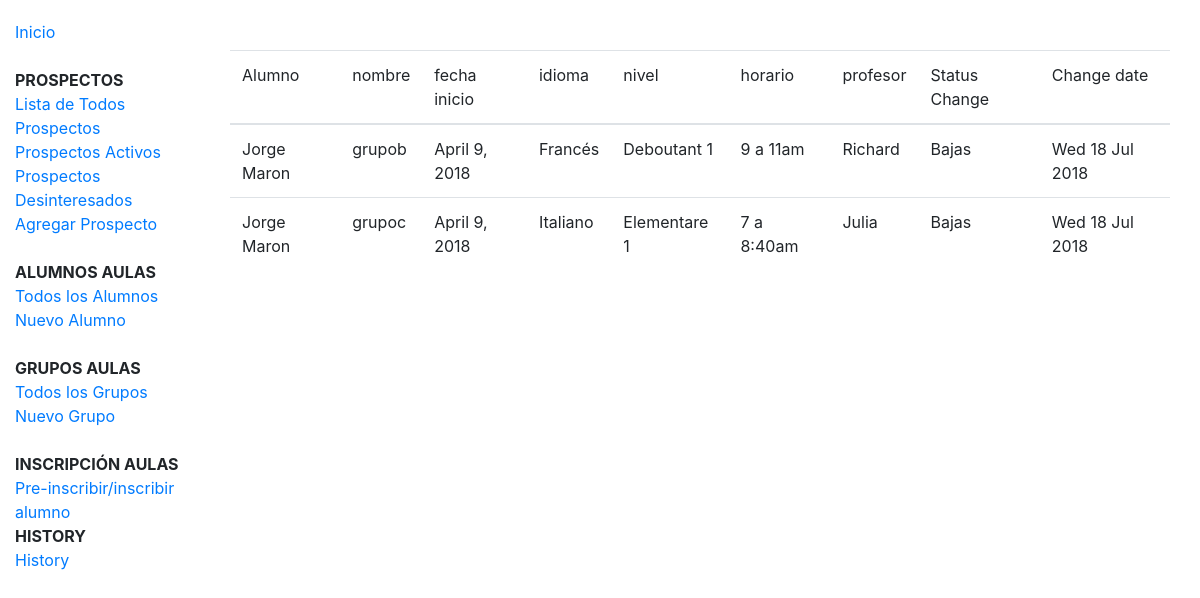
The app's page /history/all/, older data.
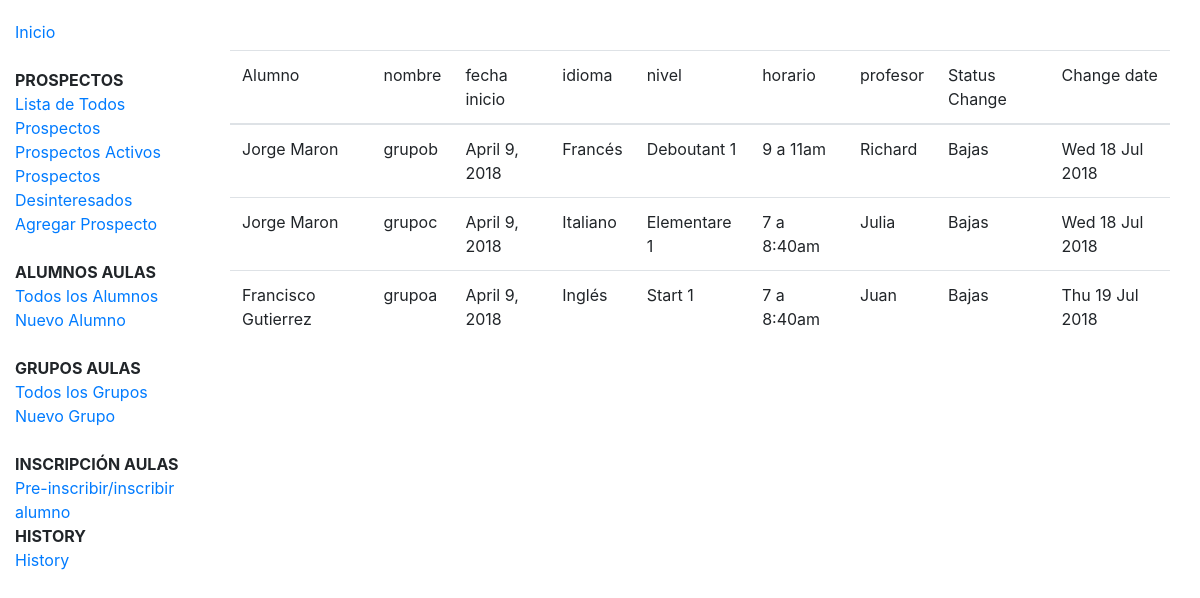
The same page, newer data.
### history/models.py (models this page shows, shortened)
class History(models.Model):
    nombre = models.CharField(max_length=100)
    fecha_inicio = models.DateField(null=True, blank=True)
    idioma = models.ForeignKey("grupos.Idioma", on_delete=models.SET_NULL, null=True)
    nivel = models.ForeignKey("grupos.Nivel", on_delete=models.SET_NULL, null=True)
    horario = models.ForeignKey("grupos.Horario", on_delete=models.SET_NULL, null=True)
    profesor = models.ForeignKey("grupos.Profesor", on_delete=models.SET_NULL, null=True)
    salon = models.ForeignKey("grupos.Salon", on_delete=models.SET_NULL, null=True)
    alumno = models.ForeignKey("grupos.Alumno", on_delete=models.SET_NULL, null=True)
    status = models.CharField(max_length=50)
    created = models.DateTimeField(editable=False, auto_now_add=True)

### grupos/models.py (models this page shows, shortened)
class Alumno(models.Model):
    nombre = models.CharField(max_length=100)
    apaterno = models.CharField(max_length=100)
    amaterno = models.CharField(max_length=100, blank=True, null=True)
    cel = models.IntegerField(blank=True, null=True)
    tel = models.IntegerField(blank=True, null=True)
    email = models.EmailField(blank=True, null=True)
    fecha_nacimiento = models.DateField(null=True, blank=True)
    direccion = models.CharField(max_length=400)

class Idioma(models.Model):
    name = models.CharField(max_length=100, help_text="Ingresa el idioma de interés (Inglés, Español etc.)")

class Nivel(models.Model):
    idioma = models.ForeignKey(Idioma, on_delete=models.CASCADE, null=True)
    name = models.CharField(max_length=100, help_text="Ingresa el nivel)")

class Horario(models.Model):
    name = models.CharField(max_length=100, help_text="Ingresa el horario")

class Profesor(models.Model):
    name = models.CharField(max_length=100, help_text="Ingresa el profesor")

### history/views.py (the view)
# urls.py: path('all/', views.historyall, name='alumno-all'),
def historyall(request):
    recs = History.objects.all().order_by('created')
    return render(request, 'history/history.list.html', {'records':recs})

### history/templates/history/history.list.html
{% extends "base_generic.html" %}
{% block content %}
    <div class="container-fluid" style="padding-top: 50px;">
    <table class="table">
        <thread>
            <tr>
                <td>Alumno</td>
                <td>nombre</td>
                <td>fecha inicio</td>
                <td>idioma</td>
                <td>nivel</td>
                <td>horario</td>
                <td>profesor</td>
                <td>Status Change</td>
                <td>Change date</td>
            </tr>
        </thread>
        <tbody>
        {% for rec in records %}
            <tr>
            <td>{{ rec.alumno.nombre }} {{ rec.alumno.apaterno }}</td>
            <td>{{ rec.nombre }}</td>
            <td>{{ rec.fecha_inicio }}</td>
            <td>{{ rec.idioma.name }}</td>
            <td>{{ rec.nivel.name }}</td>
            <td>{{ rec.horario.name }}</td>
            <td>{{ rec.profesor.name }}</td>
            <td>{{ rec.status }}</td>
            <td>{{ rec.created|date:"D d M Y"  }}</td>
            </tr>
        {% endfor %}
        </tbody>
    </table>
    </div>
{% endblock %}

Row changes from the older to the newer data that the page shows:
added History: alumno.nombre "Francisco", alumno.apaterno "Gutierrez", nombre "grupoa", fecha_inicio "April 9, 2018", idioma.name "Inglés", nivel.name "Start 1", horario.name "7 a 8:40am", profesor.name "Juan", status "Bajas", created "Thu 19 Jul 2018"
